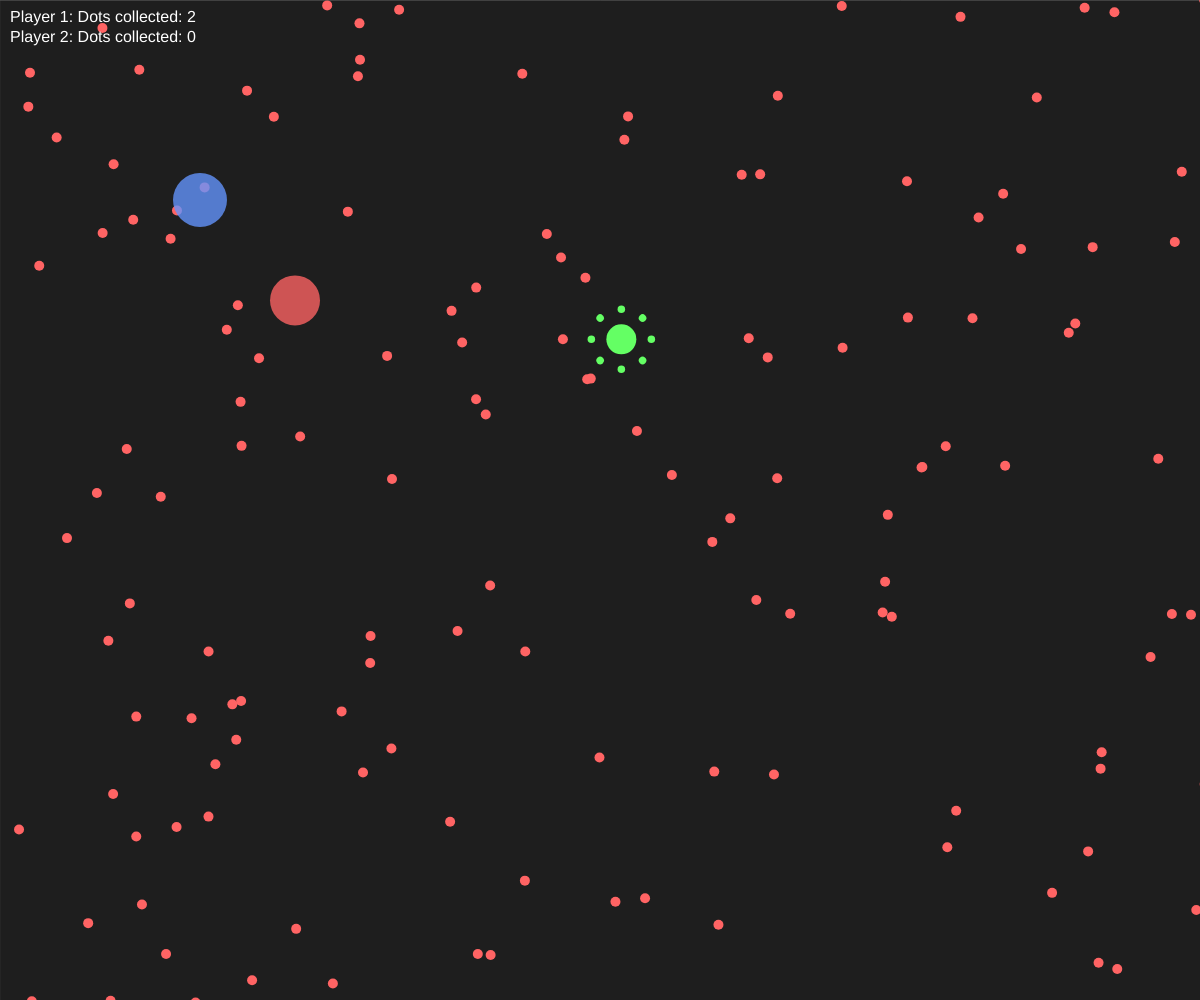
Frame 1 (no input)
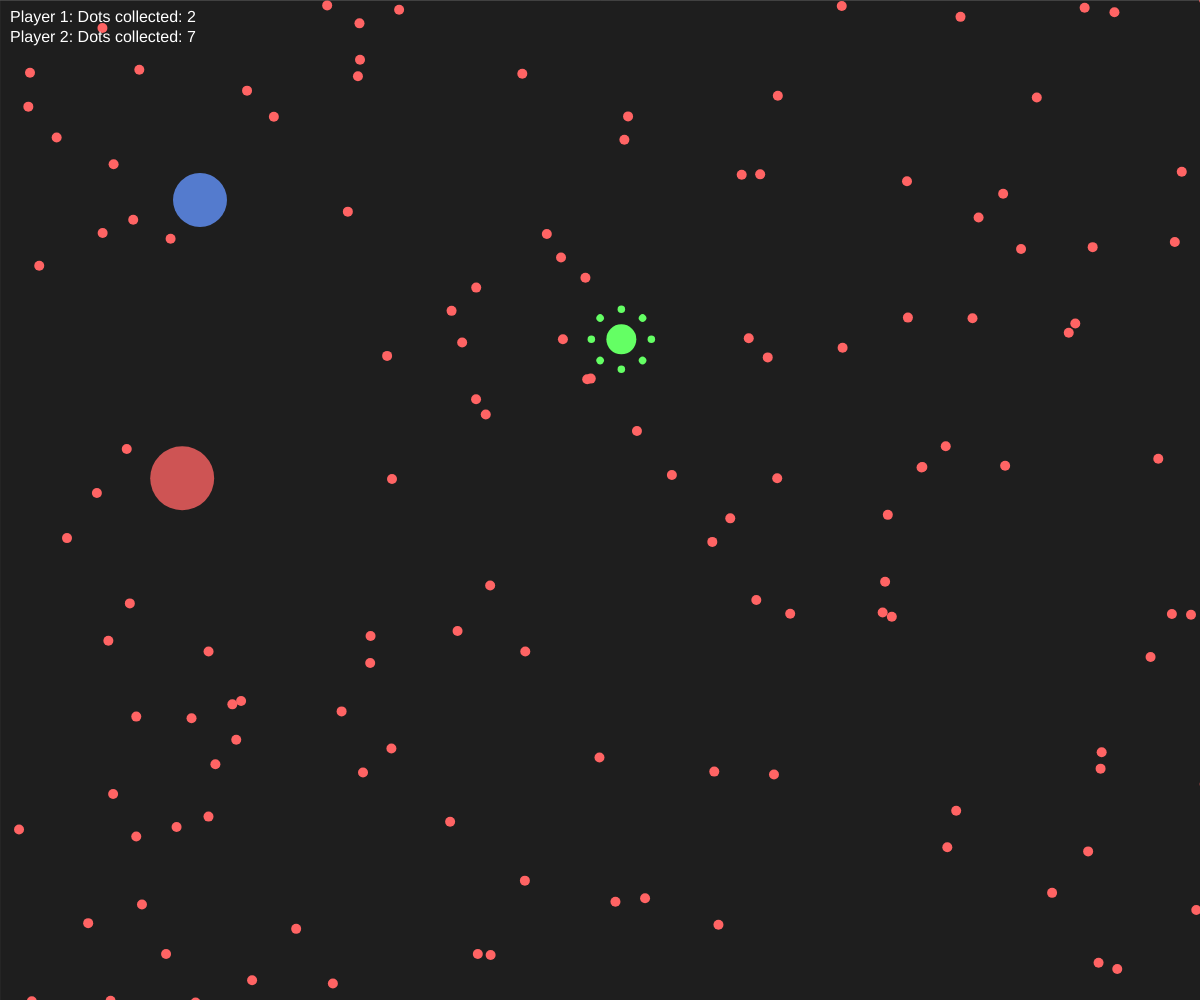
Frame 60 (no input)
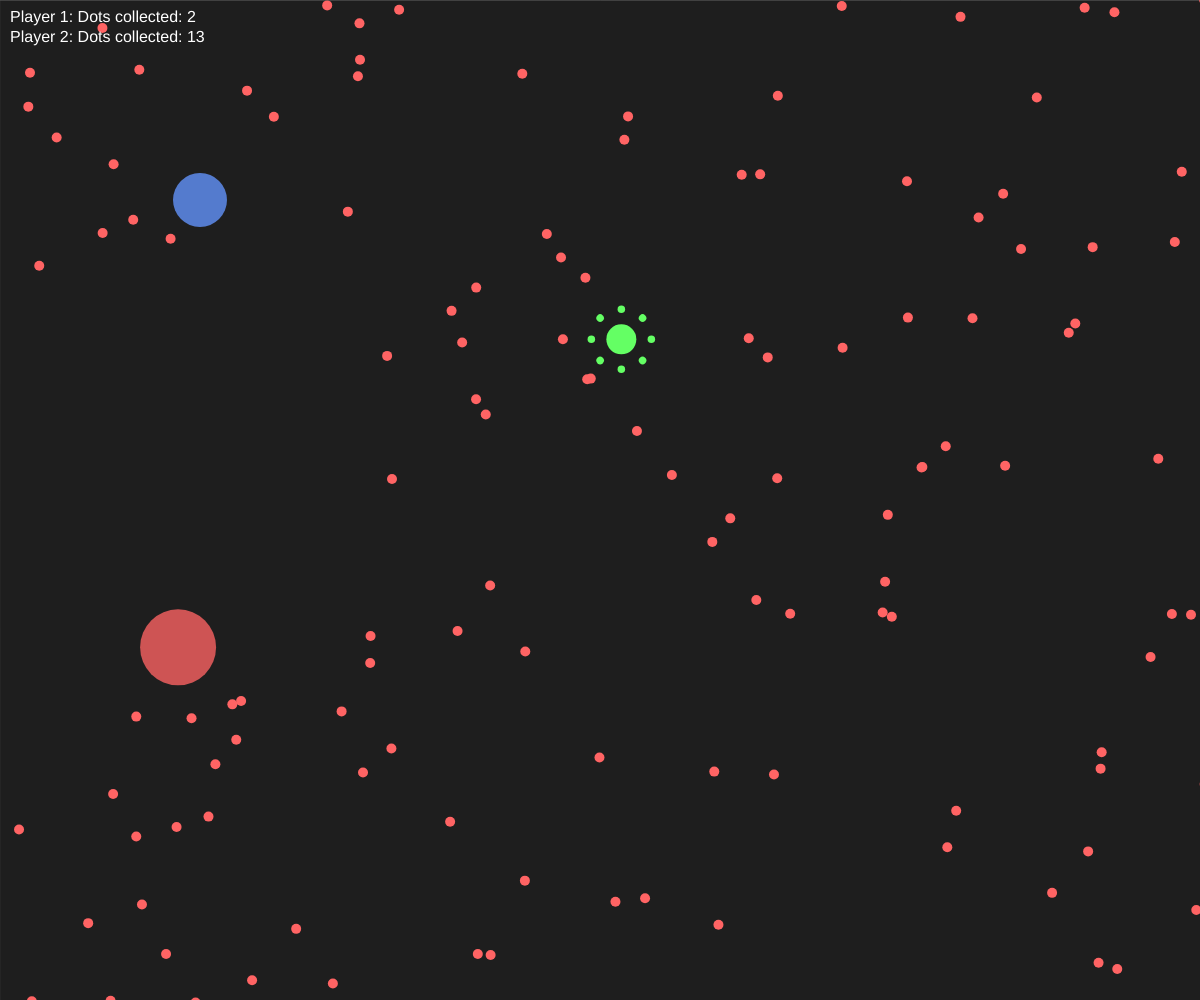
Frame 120 (the mouse pressed at the canvas centre since frame 60)

The p5.js sketch that drew these frames (run headless with seeded random() and noise() and a simulated clock; from frame 60 on, the mouse is pressed at the canvas centre):

// p5.js sketch
// ── sketch.js
//agario replication attempt 
let dots = [];
let viruses = [];
let spewedDots = [];
let collectedDotsPlayer1 = 0;
let collectedDotsPlayer2 = 0;
let circleSizePlayer1 = 50;
let circleSizePlayer2 = 50;
let growthRate = 2; // How much the circle grows per dot
let speed = 5;
let x1 = 200; // Player 1's x position
let y1 = 200; // Player 1's y position
let x2 = 300; // Player 2's x position
let y2 = 300; // Player 2's y position

let worldWidth = 3000; // Width of the world
let worldHeight = 3000; // Height of the world
let cameraX = 0; // Camera's x offset
let cameraY = 0; // Camera's y offset

function setup() {
  createCanvas(windowWidth, windowHeight);

  // Generate a much higher number of dots to fill the screen
  generateWorld();
}

function draw() {
  background(30);

  // Move Player 1 with arrow keys
  if (keyIsDown(LEFT_ARROW)) x1 -= speed;
  if (keyIsDown(RIGHT_ARROW)) x1 += speed;
  if (keyIsDown(UP_ARROW)) y1 -= speed;
  if (keyIsDown(DOWN_ARROW)) y1 += speed;

  // Move Player 2 using AI logic
  movePlayer2();

  // Keep both circles within the world boundaries
  x1 = constrain(x1, 0, worldWidth);
  y1 = constrain(y1, 0, worldHeight);
  x2 = constrain(x2, 0, worldWidth);
  y2 = constrain(y2, 0, worldHeight);

  // Update the camera to center on Player 1
  cameraX = x1 - width / 2;
  cameraY = y1 - height / 2;

  // Constrain the camera within world boundaries
  cameraX = constrain(cameraX, 0, worldWidth - width);
  cameraY = constrain(cameraY, 0, worldHeight - height);

  // Translate the canvas for the camera view
  push();
  translate(-cameraX, -cameraY);

  // Draw the world boundaries
  stroke(100);
  noFill();
  rect(0, 0, worldWidth, worldHeight);

  // Draw and update all dots
  for (let i = dots.length - 1; i >= 0; i--) {
    dots[i].show();

    // Check if Player 1 eats a dot
    if (dist(x1, y1, dots[i].x, dots[i].y) < circleSizePlayer1 / 2) {
      dots.splice(i, 1);
      collectedDotsPlayer1++;
      circleSizePlayer1 += growthRate;
    }

    // Check if Player 2 eats a dot
    if (dist(x2, y2, dots[i].x, dots[i].y) < circleSizePlayer2 / 2) {
      dots.splice(i, 1);
      collectedDotsPlayer2++;
      circleSizePlayer2 += growthRate;
    }
  }

  // Animate and finalize spewed dots
  for (let i = spewedDots.length - 1; i >= 0; i--) {
    spewedDots[i].update();
    spewedDots[i].show();

    // If the spew animation is complete, convert to a regular dot
    if (spewedDots[i].isDone()) {
      dots.push(new Dot(spewedDots[i].x, spewedDots[i].y));
      spewedDots.splice(i, 1);
    }
  }

  // Draw and update viruses
  for (let i = viruses.length - 1; i >= 0; i--) {
    viruses[i].show();

    // Check if Player 1 fully covers a virus
    if (circleSizePlayer1 / 2 > dist(x1, y1, viruses[i].x, viruses[i].y) + viruses[i].size / 2) {
      // Spew out all collected dots
      spewDots(x1, y1, collectedDotsPlayer1);
      collectedDotsPlayer1 = 0;
      circleSizePlayer1 = 50;
    }

    // Check if Player 2 fully covers a virus
    if (circleSizePlayer2 / 2 > dist(x2, y2, viruses[i].x, viruses[i].y) + viruses[i].size / 2) {
      // Spew out all collected dots
      spewDots(x2, y2, collectedDotsPlayer2);
      collectedDotsPlayer2 = 0;
      circleSizePlayer2 = 50;
    }
  }

  // Draw Player 1's circle (Blue)
  fill(100, 150, 255, 200);
  noStroke();
  ellipse(x1, y1, circleSizePlayer1);

  // Draw Player 2's circle (Red)
  fill(255, 100, 100, 200);
  noStroke();
  ellipse(x2, y2, circleSizePlayer2);

  pop(); // Restore the original coordinate system

  // Display collected dots count
  fill(255);
  textSize(16);
  textAlign(LEFT, TOP);
  text(`Player 1: Dots collected: ${collectedDotsPlayer1}`, 10, 10);
  text(`Player 2: Dots collected: ${collectedDotsPlayer2}`, 10, 30);

  // Check for winner
  if (collectedDotsPlayer1 >= 70) {
    textSize(32);
    textAlign(CENTER, CENTER);
    fill(0, 255, 0);
    text("Player 1 wins!", width / 2, height / 2);
    noLoop(); // Stop the game
  } else if (collectedDotsPlayer2 >= 70) {
    textSize(32);
    textAlign(CENTER, CENTER);
    fill(255, 0, 0);
    text("Player 2 wins!", width / 2, height / 2);
    noLoop(); // Stop the game
  }
}

// Function to move Player 2 (AI)
function movePlayer2() {
  let closestDot = getClosestDot(x2, y2);
  let moveToX = closestDot.x;
  let moveToY = closestDot.y;

  // Move Player 2 towards the closest dot
  let angle = atan2(moveToY - y2, moveToX - x2);
  x2 += cos(angle) * speed;
  y2 += sin(angle) * speed;

  // Avoid viruses
  let closestVirus = getClosestVirus(x2, y2);
  if (dist(x2, y2, closestVirus.x, closestVirus.y) < 100) {
    let avoidAngle = atan2(y2 - closestVirus.y, x2 - closestVirus.x);
    x2 += cos(avoidAngle) * speed * 1.5; // Move faster away from virus
    y2 += sin(avoidAngle) * speed * 1.5;
  }
}

// Get the closest dot to a player
function getClosestDot(x, y) {
  let closestDot = null;
  let minDist = Infinity;
  for (let dot of dots) {
    let d = dist(x, y, dot.x, dot.y);
    if (d < minDist) {
      minDist = d;
      closestDot = dot;
    }
  }
  return closestDot;
}

// Get the closest virus to a player
function getClosestVirus(x, y) {
  let closestVirus = null;
  let minDist = Infinity;
  for (let virus of viruses) {
    let d = dist(x, y, virus.x, virus.y);
    if (d < minDist) {
      minDist = d;
      closestVirus = virus;
    }
  }
  return closestVirus;
}

function keyPressed() {
  if (key === ' ') {
    // Spew one dot at a time for Player 1
    if (collectedDotsPlayer1 > 0) {
      let angle = random(TWO_PI);
      let distance = random(circleSizePlayer1 / 2 + 10, circleSizePlayer1 * 3);
      let targetX = x1 + cos(angle) * distance;
      let targetY = y1 + sin(angle) * distance;
      spewedDots.push(new SpewedDot(x1 + cos(angle) * circleSizePlayer1 / 2, y1 + sin(angle) * circleSizePlayer1 / 2, targetX, targetY));
      collectedDotsPlayer1--;
      circleSizePlayer1 -= growthRate;
    }
  }

  if (key === 'Enter') {
    // Spew one dot at a time for Player 2
    if (collectedDotsPlayer2 > 0) {
      let angle = random(TWO_PI);
      let distance = random(circleSizePlayer2 / 2 + 10, circleSizePlayer2 * 3);
      let targetX = x2 + cos(angle) * distance;
      let targetY = y2 + sin(angle) * distance;
      spewedDots.push(new SpewedDot(x2 + cos(angle) * circleSizePlayer2 / 2, y2 + sin(angle) * circleSizePlayer2 / 2, targetX, targetY));
      collectedDotsPlayer2--;
      circleSizePlayer2 -= growthRate;
    }
  }

  if (key === 'r') {
    resetGame();
  }
}

function spewDots(x, y, collectedDots) {
  for (let i = 0; i < collectedDots; i++) {
    let angle = random(TWO_PI);
    let distance = random(circleSizePlayer1 / 2 + 10, circleSizePlayer1 * 3);
    let targetX = x + cos(angle) * distance;
    let targetY = y + sin(angle) * distance;
    spewedDots.push(new SpewedDot(x + cos(angle) * circleSizePlayer1 / 2, y + sin(angle) * circleSizePlayer1 / 2, targetX, targetY));
  }
}

// Dot class
class Dot {
  constructor(x, y) {
    this.x = x;
    this.y = y;
    this.size = 10;
    this.color = color(255, 100, 100);
  }

  show() {
    fill(this.color);
    noStroke();
    ellipse(this.x, this.y, this.size);
  }
}

// Virus class
class Virus {
  constructor(x, y) {
    this.x = x;
    this.y = y;
    this.size = 30;
  }

  show() {
    fill(100, 255, 100);
    noStroke();
    push();
    translate(this.x, this.y);
    for (let i = 0; i < 8; i++) {
      rotate(PI / 4);
      ellipse(this.size, 0, this.size / 4, this.size / 4);
    }
    pop();
    ellipse(this.x, this.y, this.size); // Draw the center of the virus
  }
}

// SpewedDot class for animated dots
class SpewedDot {
  constructor(startX, startY, targetX, targetY) {
    this.x = startX;
    this.y = startY;
    this.targetX = targetX;
    this.targetY = targetY;
    this.size = 10;
    this.speed = random(2, 5);
    this.step = 0;
    this.totalSteps = int(dist(startX, startY, targetX, targetY) / this.speed);
  }

  update() {
    if (this.step < this.totalSteps) {
      this.step++;
      this.x = lerp(this.x, this.targetX, 0.1);
      this.y = lerp(this.y, this.targetY, 0.1);
    }
  }

  show() {
    fill(255, 100, 100);
    noStroke();
    ellipse(this.x, this.y, this.size);
  }

  isDone() {
    return this.step >= this.totalSteps;
  }
}

// Adjust canvas size when window is resized
function windowResized() {
  resizeCanvas(windowWidth, windowHeight);
}

// Function to reset the game
function resetGame() {
  x1 = 200;
  y1 = 200;
  x2 = 300;
  y2 = 300;
  collectedDotsPlayer1 = 0;
  collectedDotsPlayer2 = 0;
  circleSizePlayer1 = 50;
  circleSizePlayer2 = 50;
  spewedDots = [];
  generateWorld(); // Regenerate the world
  loop(); // Restart the game loop
}

// Function to generate the world (dots and viruses)
function generateWorld() {
  dots = [];
  viruses = [];

  for (let i = 0; i < 1000; i++) {
    dots.push(new Dot(random(worldWidth), random(worldHeight)));
  }

  for (let i = 0; i < 10; i++) {
    viruses.push(new Virus(random(worldWidth), random(worldHeight)));
  }
}
